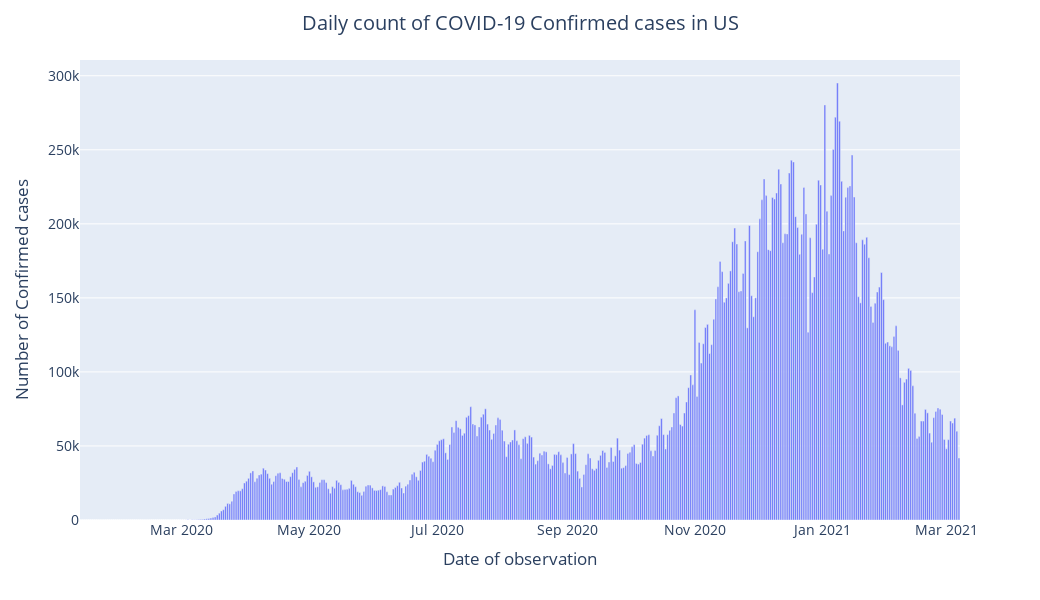
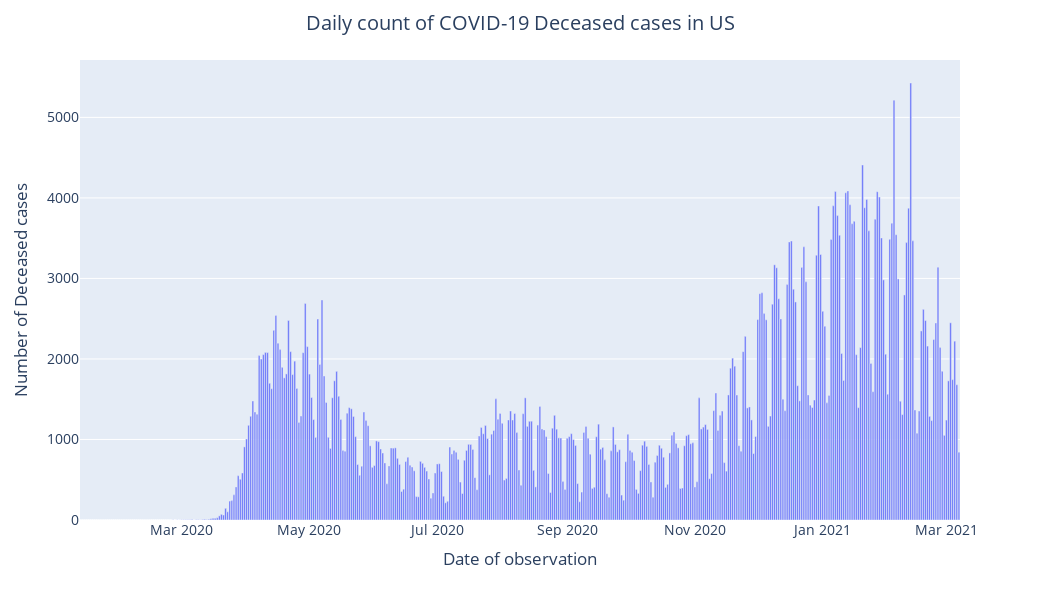

Notebook code for these charts, in order:
### Markdown cell above
# Creating Visualisation For Analysis

### Code cell
# Creating graphical representation of daily count of covid cases in US
for Cols in US.columns:
    if Cols!='Date':
        fig = px.bar(US, x="Date", y=Cols)
        layout = go.Layout(
            title=go.layout.Title(
            text="Daily count of COVID-19 "+ Cols + " cases in US",
            x=0.5
            ),
            font=dict(size=14),
            width=1040,
            height=600,
            xaxis_title = "Date of observation",
            yaxis_title = "Number of "+ Cols + " cases"
            )
        fig.update_layout(layout)
        fig.show()

### Figure 1 — Plotly figure (JSON) as saved in the notebook; plotly's stock layout.template omitted (floating-point values rounded to 4 significant figures; data arrays with more than 128 entries replaced by an {"elided": "..."} marker saying what was removed)
{"data": [{"alignmentgroup": "True", "hovertemplate": "Date=%{x}<br>Confirmed=%{y}<extra></extra>", "legendgroup": "", "marker": {"color": "#636efa"}, "name": "", "offsetgroup": "", "orientation": "v", "showlegend": false, "textposition": "auto", "type": "bar", "x": {"elided": "420 str values"}, "xaxis": "x", "y": {"elided": "420 int values"}, "yaxis": "y"}], "layout": {"barmode": "relative", "font": {"size": 14}, "height": 600, "legend": {"tracegroupgap": 0}, "margin": {"t": 60}, "title": {"text": "Daily count of COVID-19 Confirmed cases in US", "x": 0.5}, "width": 1040, "xaxis": {"anchor": "y", "domain": [0, 1], "title": {"text": "Date of observation"}}, "yaxis": {"anchor": "x", "domain": [0, 1], "title": {"text": "Number of Confirmed cases"}}}}

### Figure 2 — Plotly figure (JSON) as saved in the notebook; plotly's stock layout.template omitted (floating-point values rounded to 4 significant figures; data arrays with more than 128 entries replaced by an {"elided": "..."} marker saying what was removed)
{"data": [{"alignmentgroup": "True", "hovertemplate": "Date=%{x}<br>Deceased=%{y}<extra></extra>", "legendgroup": "", "marker": {"color": "#636efa"}, "name": "", "offsetgroup": "", "orientation": "v", "showlegend": false, "textposition": "auto", "type": "bar", "x": {"elided": "420 str values"}, "xaxis": "x", "y": {"elided": "420 int values"}, "yaxis": "y"}], "layout": {"barmode": "relative", "font": {"size": 14}, "height": 600, "legend": {"tracegroupgap": 0}, "margin": {"t": 60}, "title": {"text": "Daily count of COVID-19 Deceased cases in US", "x": 0.5}, "width": 1040, "xaxis": {"anchor": "y", "domain": [0, 1], "title": {"text": "Date of observation"}}, "yaxis": {"anchor": "x", "domain": [0, 1], "title": {"text": "Number of Deceased cases"}}}}
